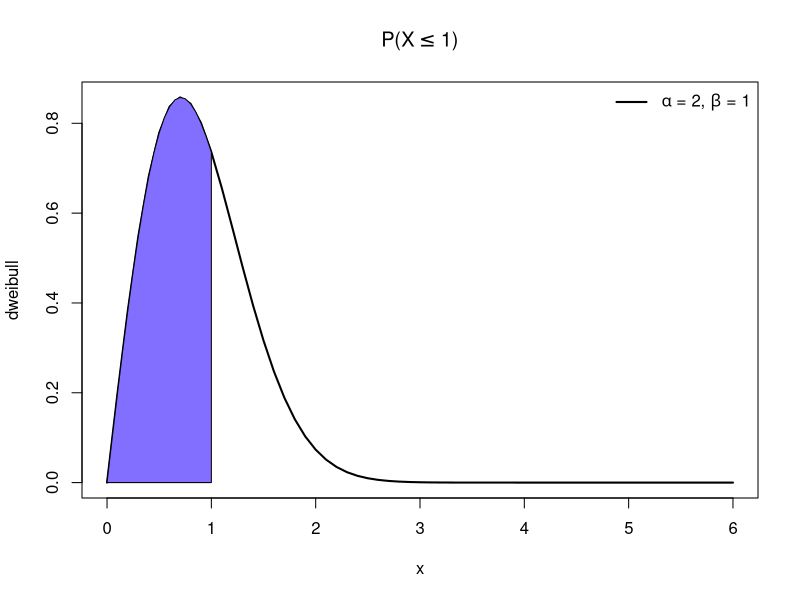
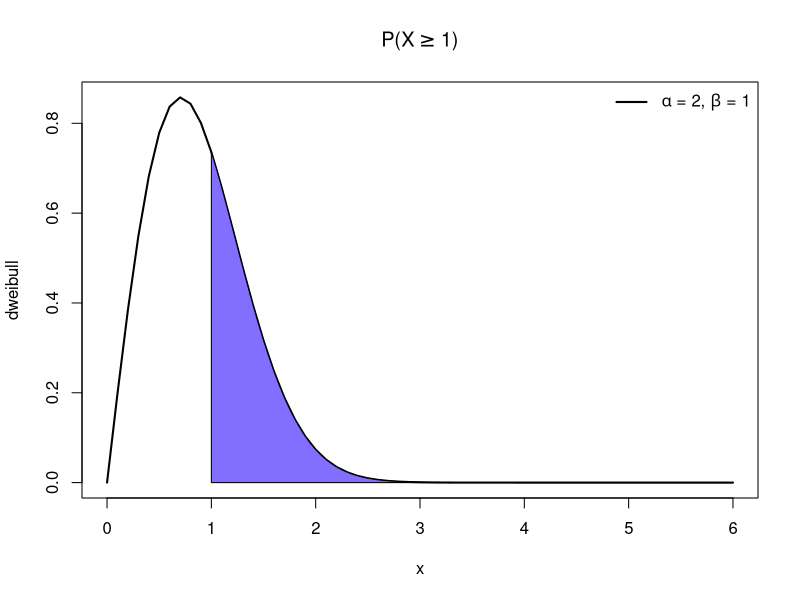
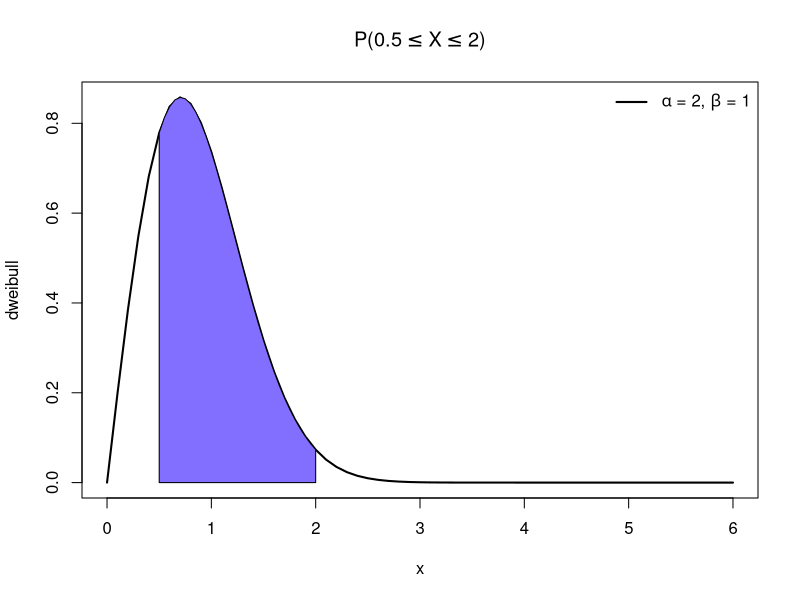
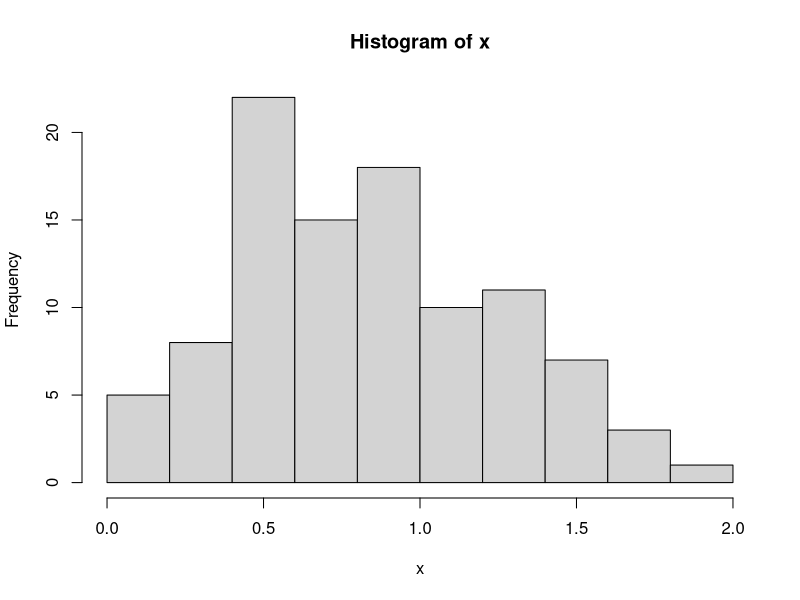
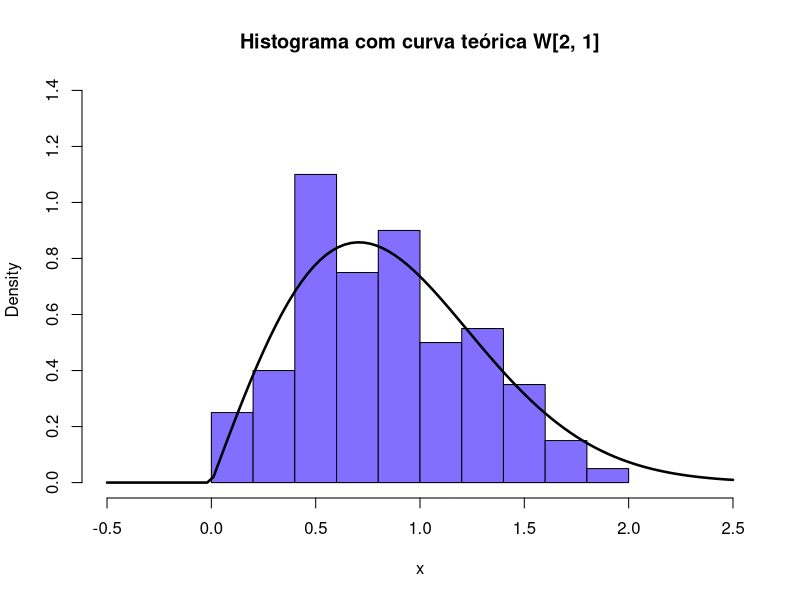
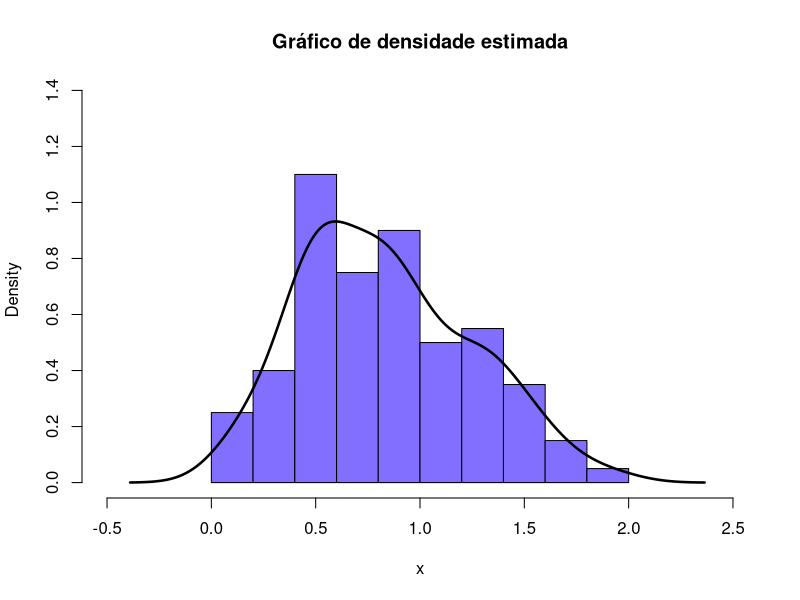

Here is the R script that generated these plots, in order:
## ---- chunk 1
knitr::opts_chunk$set(echo = TRUE)
## ---- chunk 2
quantil = 1
shape = 2
## ---- chunk 3
cat('f(1, 2, 1) = ', dweibull(quantil, shape))
## ---- chunk 4
x = seq(0, 6, by = 0.1)
plot(x, dweibull(x, shape), type = 'l', ylab = 'dweibull', lwd = 2, main = expression(paste('P(X', phantom()<= 1, ')')))
polygon(x = c(0, seq(0, quantil, by = 0.05), quantil), y = c(0, dweibull(seq(0, quantil, by = 0.05), shape), 0), col = 'SlateBlue1')
legend("topright", legend = c(expression(paste(alpha, ' = 2, ', beta, ' = 1'))), lty=1, col=c('black'), lwd=2, bty="n")
## ---- chunk 5
cat('P(X <= 1) = ', pweibull(quantil, shape))
## ---- chunk 6
plot(x, dweibull(x, shape), type = 'l', ylab = 'dweibull', lwd = 2, main = expression(paste('P(X', phantom()>= 1, ')')))
polygon(x = c(quantil, seq(quantil, 6, by = 0.05), 6), y = c(0, dweibull(seq(quantil, 6, by = 0.05), shape), 0), col = 'SlateBlue1')
legend("topright", legend = c(expression(paste(alpha, ' = 2, ', beta, ' = 1'))), lty=1, col=c('black'), lwd=2, bty="n")
## ---- chunk 7
cat('P(X >= 1) = ', pweibull(quantil, shape, lower.tail = FALSE))
## ---- chunk 8
plot(x, dweibull(x, shape), type = 'l', ylab = 'dweibull', lwd = 2, main = expression(paste('P(', 0.5 <= X,
                       phantom()<= 2, ')')))
polygon(x = c(0.5, seq(0.5, 2, by = 0.05), 2), y = c(0, dweibull(seq(0.5, 2, by = 0.05), shape), 0), col = 'SlateBlue1')
legend("topright", legend = c(expression(paste(alpha, ' = 2, ', beta, ' = 1'))), lty=1, col=c('black'), lwd=2, bty="n")
## ---- chunk 9
cat('P(X <= x) = 0.95\n', 'x = ', qweibull(0.95, shape))
## ---- chunk 10
x = rweibull(100, shape)
## ---- chunk 11
y = hist(x)
lim.y = c(0, max(y$density) + max(y$density)/4)
lim.x = c(min(y$breaks) - 0.5, max(y$breaks) + 0.5)
## ---- chunk 12
hist(x, probability = TRUE, main = "Histograma com curva teórica W[2, 1]", col = "SlateBlue1", xlim = lim.x, ylim = lim.y) 
curve(dweibull(x, 2), add=T, lwd = 2.5)

hist(x, freq = F, main = "Gráfico de densidade estimada", col = "SlateBlue1", xlim = lim.x, ylim = lim.y)
lines(density(x), lwd = 2.5)
